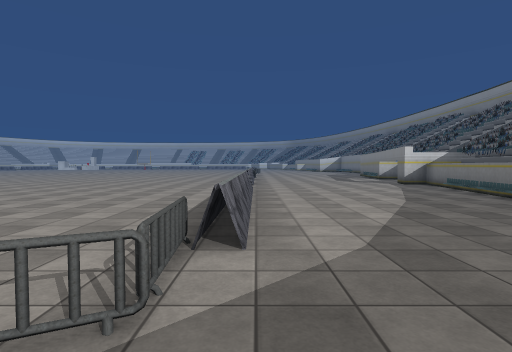
view 1 (above)

20 first-person views from a walk through a 3-D level made in the Unity game engine. The camera is 1.4 m above the floor, tilts 2° down and sees 80° across. The floor is counted in squares, 2 m on a side. Each view is taken from the middle of a square. On the plan, view 1 faces up. The plan holds only what a view shows up to about 10 squares ahead; the rest is blank. The place goes on beyond the plan. Some surface patterns are stand-ins.

view 2
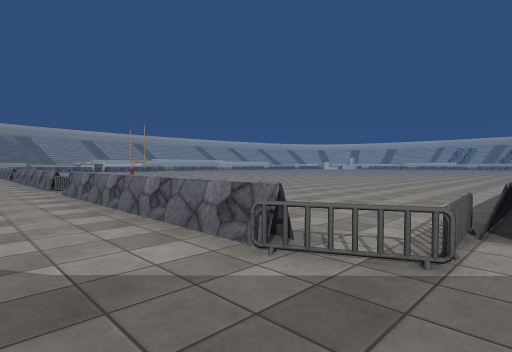

view 3
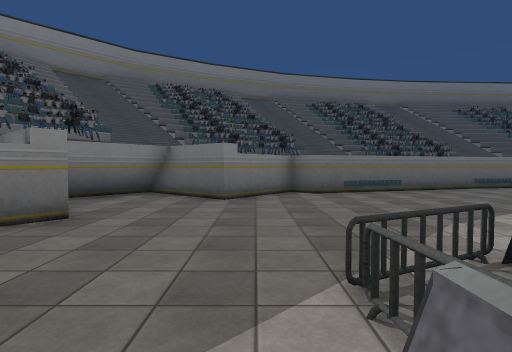

view 4
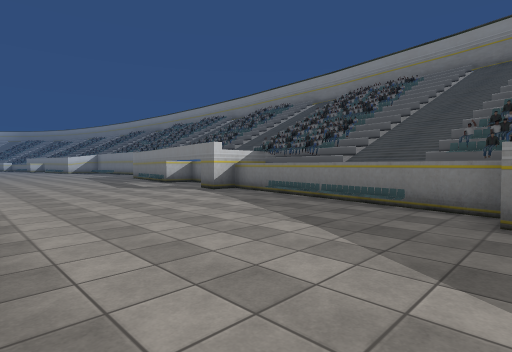

view 5
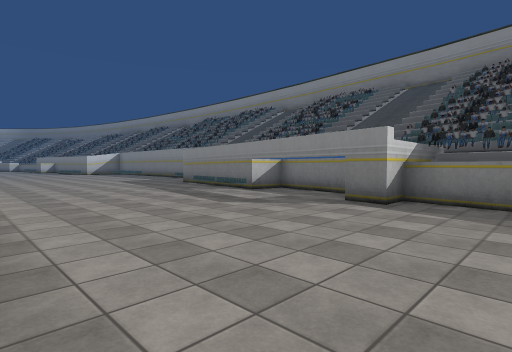

view 6
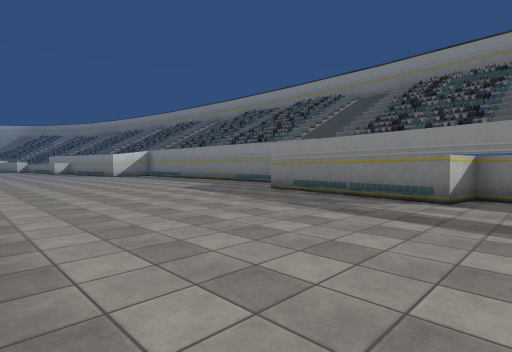

view 7
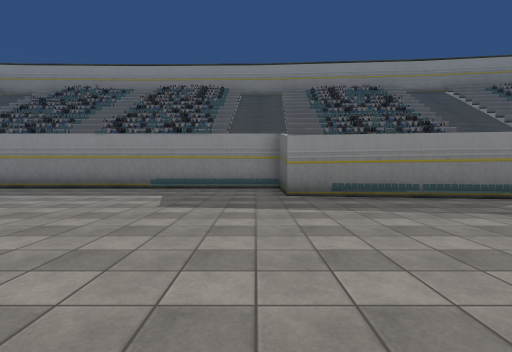

view 8
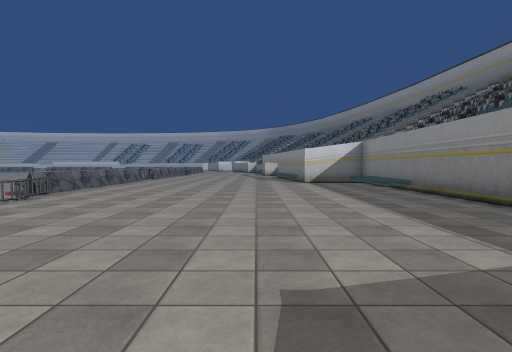

view 9
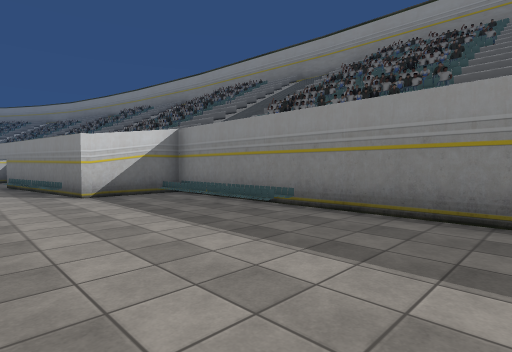

view 10
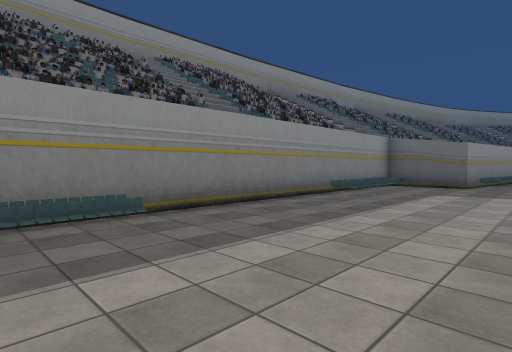

view 11
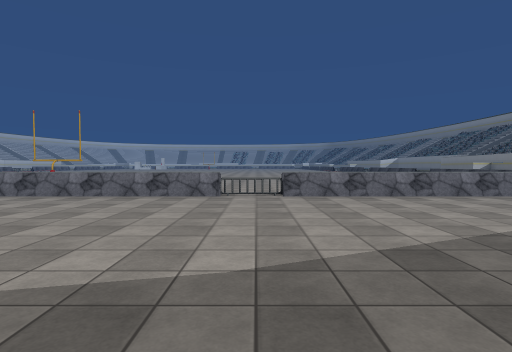

view 12
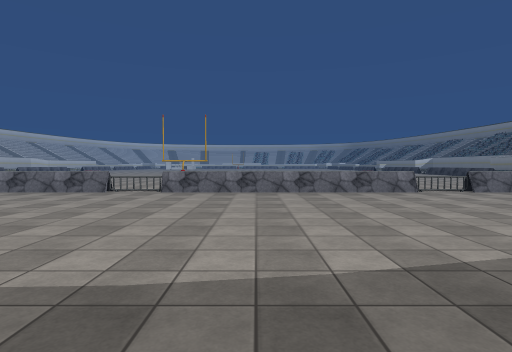

view 13
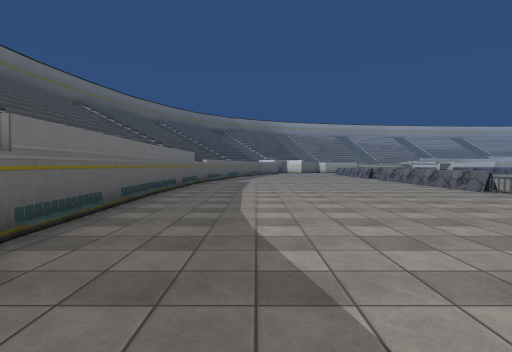

view 14
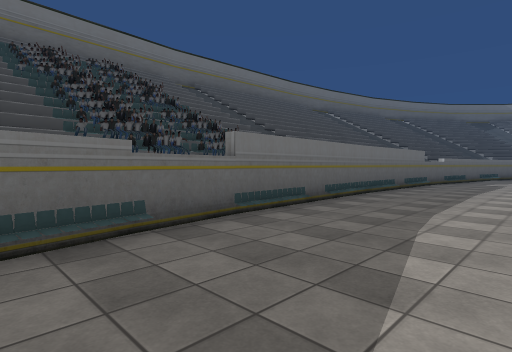

view 15
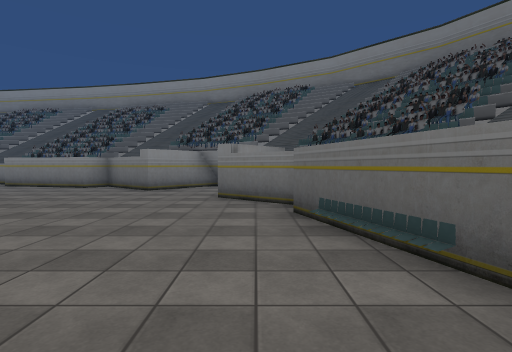

view 16
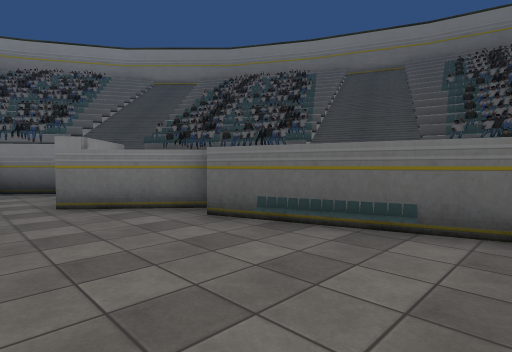

view 17
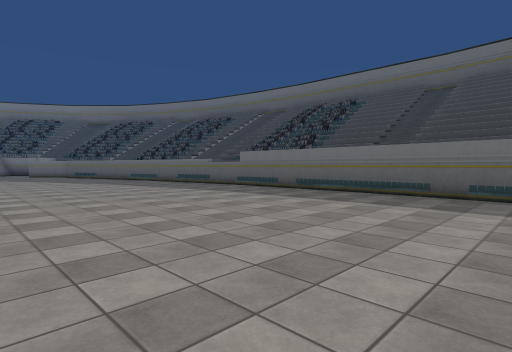

view 18
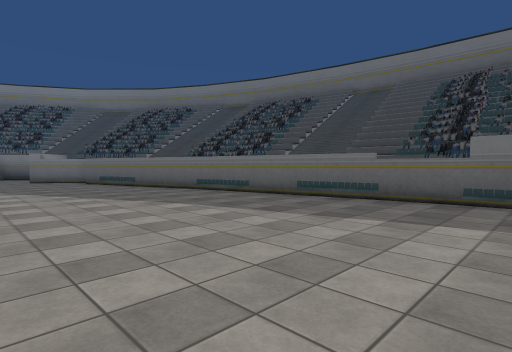

view 19
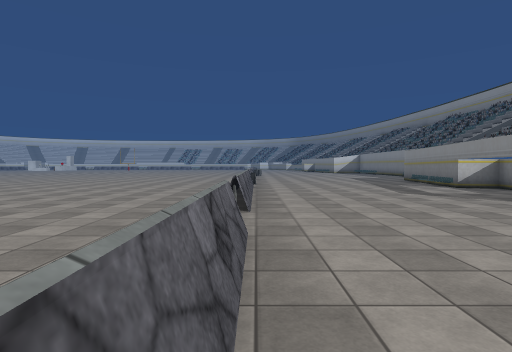

view 20
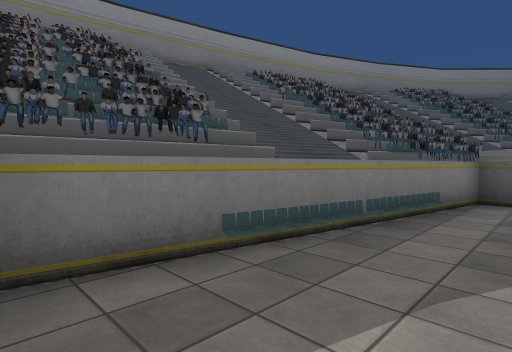

### Floor plan
Key: @ floor where view 1 was taken; # wall or solid block; x gap in a wall; . floor; / step, stairs or slope; = window, fence, low wall or low ledge; ^ raised ledge; F fence; O other object.
Columns run from 21 left of view 1 to 10 right of it. Each row starts with its distance up from view 1.
 33                            ...#
 32                            ...#
 31                      .........#
 30                      .........##
 29                     =..........#
 28                     .F.........#
 27                      F.........#
 26                       .........#
 25                       .........#
 24                       ........##
 23                       ........#
 22                       ........#
 21                      .........#
 20                       ......###
 19                      .......#
 18                      .......#
 17                       ......#
 16               ...... .......#
 15               ......=........#
 14               ......=.......#
 13                .....=.......#
 12                 ....=......##
 11                  ...=.......#
 10               .......O.....##
  9               ......//.....^##
  8               ......=/.....^^
  7                .....=/.....^^
  6                .....=/.....^^
  5                 ....=/.....#
  4            ..    ...=/....^#
  3    ..      ...    ..F/...#^#
  2   ...      ...    ..F....#^
  1 ===xF======xF#=====#F....#
  0 .....................@...^
 -1 ........................##
 -2 .........................#
 -3 .........................#
 -4 .....................##.##
 -5 ..................^######
 -6 ...............##^
 -7 .........#^^^^^
 -8 ########^^
 -9        ####

Where each view was taken, in squares from view 1:
view 1: 0 up, 0 right, facing up
view 2: 1 down, 0 right, facing up-left
view 3: 3 up, 0 right, facing down
view 4: 4 up, 0 right, facing up-right
view 5: 9 up, 0 right, facing up-right
view 6: 14 up, 0 right, facing up-right
view 7: 21 up, 0 right, facing right
view 8: 21 up, 5 right, facing up
view 9: 26 up, 5 right, facing up-right
view 10: 31 up, 5 right, facing down-right
view 11: 6 down, 9 left, facing up
view 12: 7 down, 14 left, facing up
view 13: 5 down, 10 left, facing left
view 14: 4 down, 10 left, facing down-left
view 15: 4 down, 6 left, facing right
view 16: 2 down, 5 left, facing down-right
view 17: 0 up, 21 left, facing down-right
view 18: 1 down, 14 left, facing down-right
view 19: 6 up, 0 right, facing up
view 20: 11 up, 4 right, facing down-right
